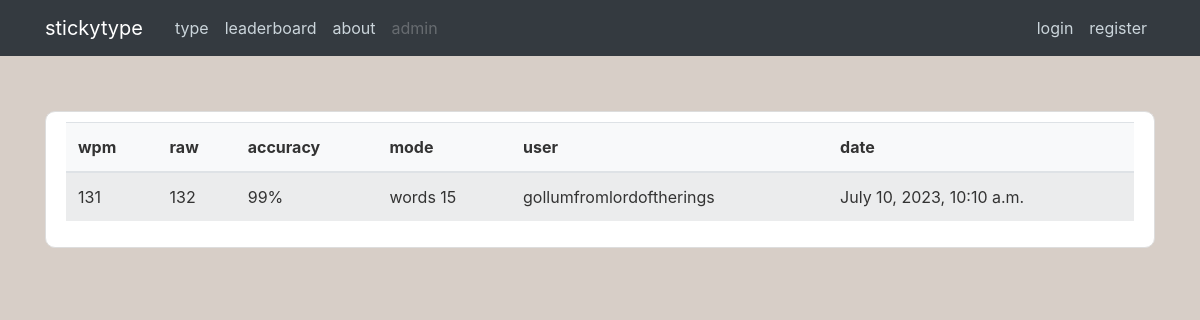
The page /stats/402/ on the database its author committed.
### type/models.py (models this page shows, shortened)
class Stat(models.Model):
    author = models.ForeignKey(User, on_delete=models.CASCADE)
    wpm_total = models.PositiveSmallIntegerField(default=0)
    wpm_raw = models.PositiveSmallIntegerField(default=0)
    time = models.DateTimeField(auto_now_add=True)
    accuracy = models.PositiveSmallIntegerField(default=0)
    mode = models.CharField(max_length=20, default='')

### type/views.py (the view)
# urls.py: path('stats/<int:pk>/', StatDetailView.as_view(), name='stat-detail'),
class StatDetailView(DetailView):
    model = Stat

### type/templates/type/stat_detail.html (shortened to what this page needs)
{% extends "type/base.html" %}
{% block content%}
    <div class="content-section">
        <table class="table table-hover table-striped bg-light">
            <thead>
            <tr>
                <th scope="col">wpm</th>
                <th scope="col">raw</th>
                <th scope="col">accuracy</th>
                <th scope="col">mode</th>
                <th scope="col">user</th>
                <th scope="col">date</th>
            </tr>
            </thead>
            <tbody>
                <tr>
                    <td>{{ object.wpm_total }}</td>
                    <td>{{ object.wpm_raw }}</td>
                    <td>{{ object.accuracy }}%</td>
                    <td>{{ object.mode }}</td>
                    <td>{{ object.author.username }}</td>
                    <td>{{ object.time }}</td>
                </tr>
            </tbody>
        </table>
    </div>
{% endblock content%}

### type/static/type/main.css (style rules this page uses)
* { margin: 0; padding: 0; box-sizing: border-box; }
body { color: #333333; display: flex; align-items: center; background: #D7CEC7; }
.content-section { background: #ffffff; padding: 10px 20px; border: 1px solid #dddddd; border-radius: 10px; margin-top: 10%; }

### rows shown on the page
Stat: wpm_total "131", wpm_raw "132", accuracy "99", mode "words 15", author.username "gollumfromlordoftherings", time "July 10, 2023, 10:10 a.m."
